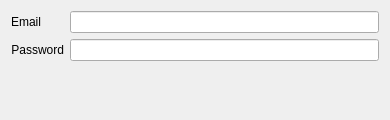
<?xml version="1.0" encoding="UTF-8"?>
<ui version="4.0">
 <class>Form</class>
 <widget class="QWidget" name="Form">
  <property name="geometry">
   <rect>
    <x>0</x>
    <y>0</y>
    <width>390</width>
    <height>120</height>
   </rect>
  </property>
  <property name="minimumSize">
   <size>
    <width>250</width>
    <height>120</height>
   </size>
  </property>
  <property name="windowTitle">
   <string>Form</string>
  </property>
  <layout class="QVBoxLayout" name="verticalLayout_3">
   <item>
    <layout class="QFormLayout" name="formLayout">
     <property name="fieldGrowthPolicy">
      <enum>QFormLayout::ExpandingFieldsGrow</enum>
     </property>
     <item row="0" column="0">
      <widget class="QLabel" name="label">
       <property name="text">
        <string>Email</string>
       </property>
       <property name="alignment">
        <set>Qt::AlignRight|Qt::AlignTrailing|Qt::AlignVCenter</set>
       </property>
      </widget>
     </item>
     <item row="0" column="1">
      <widget class="QLineEdit" name="email_edit"/>
     </item>
     <item row="1" column="0">
      <widget class="QLabel" name="label_2">
       <property name="text">
        <string>Password</string>
       </property>
       <property name="alignment">
        <set>Qt::AlignRight|Qt::AlignTrailing|Qt::AlignVCenter</set>
       </property>
      </widget>
     </item>
     <item row="1" column="1">
      <widget class="QLineEdit" name="password_edit">
       <property name="echoMode">
        <enum>QLineEdit::Password</enum>
       </property>
      </widget>
     </item>
    </layout>
   </item>
  </layout>
 </widget>
 <resources/>
 <connections/>
</ui>
